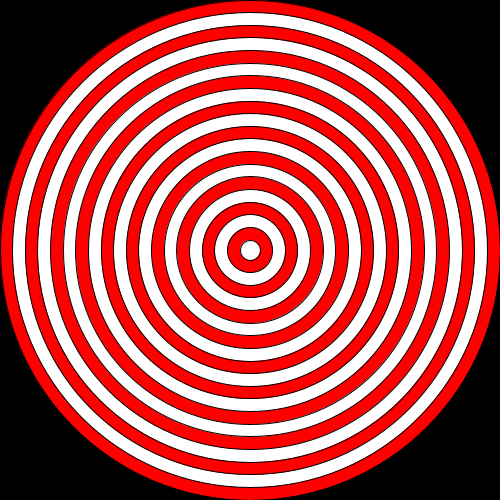
Frame 1 (no input)
Frame 60 (the mouse pressed at the canvas centre just before this capture): identical to frame 1, image omitted
Frame 120 (the mouse held since frame 60 and released just before this capture): identical to frame 1, image omitted

The Processing sketch that drew this single still picture (run headless with seeded random() and noise(); from frame 60 on, the mouse is pressed at the canvas centre):

// Processing sketch: hipnosis
// ── hipnosis.pde
int cant = 20;

void setup() {
  size(500, 500);
}
void draw() {
  background(0);
  for (int c= 0; c<cant; c++) {
    float tam = map(c, 0, cant-1, width, 20);
    if (c%2==0) {
      fill(255, 0, 0);
    } else {
      fill(255);
    }
    ellipse(width/2, height/2, tam, tam);
  }
}
